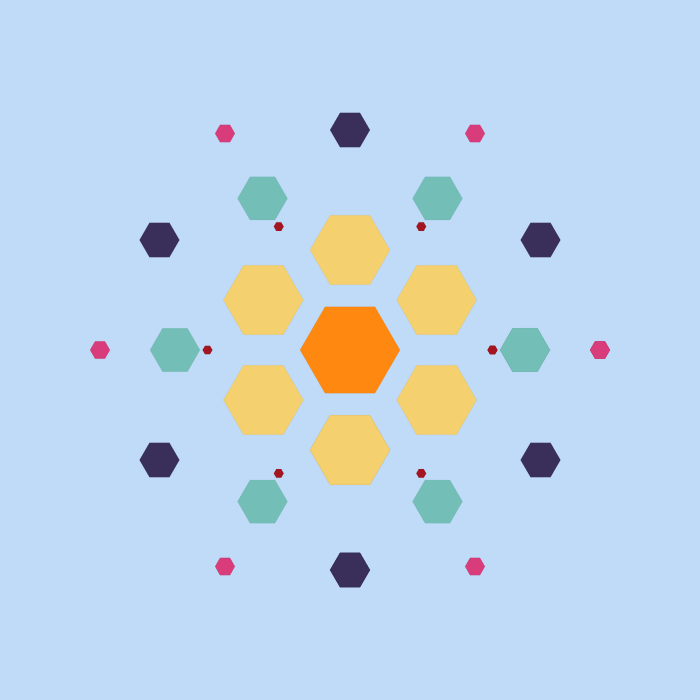
Frame 1 (no input)
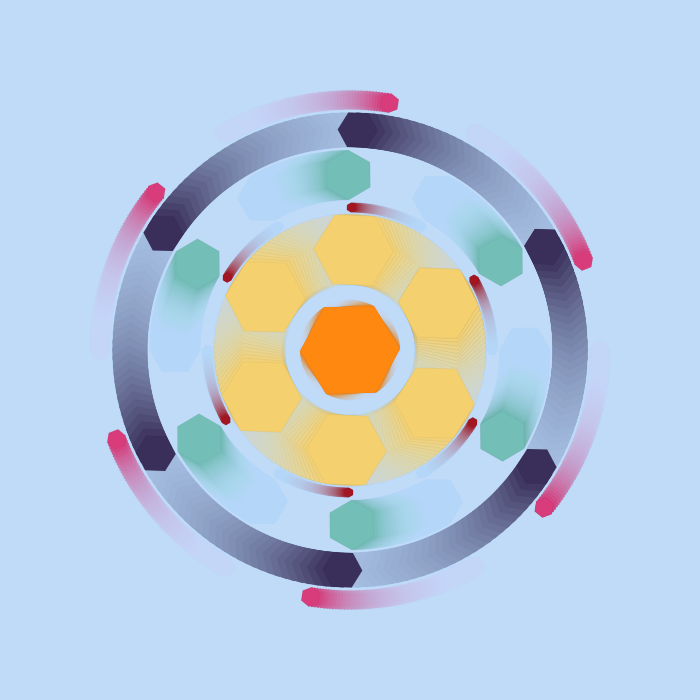
Frame 60 (no input)
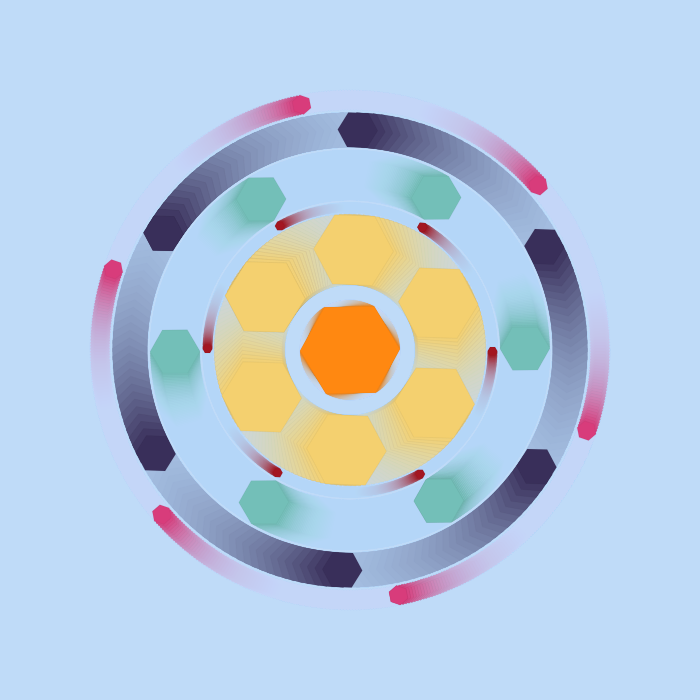
Frame 120 (the mouse pressed at the canvas centre since frame 60)

The p5.js sketch that drew these frames (run headless with seeded random() and noise() and a simulated clock; from frame 60 on, the mouse is pressed at the canvas centre):

// p5.js sketch
// ── sketch.js
let mid = {};
let colors = {};
function setup() {
  //960,720;
  createCanvas(700, 700);
  mid = {
    x: width / 2,
    y: height / 2
  };
  //noLoop();
  setupSeed();
  colors.floralWhite = color("#FFF8F0");
  colors.darkOrange = color("#FF8811");
  colors.orangeYellow = color("#F4D06F");
  colors.moonstoneBlue = color("#73BFB8");
  colors.royalPurple = color("#392F5A");
  colors.fusciaPurple = color("#D83C7B");
  colors.rubyRed = color("#A31621");
  colors.paleAqua = color("#BFDBF7");
  colors.bg = color(colors.paleAqua);
  const bg = color(colors.bg);
  background(bg);
}
let rotation = 0;
function draw() {
  smooth(4);
  noStroke();
  const wipe = color(colors.bg);
  wipe.setAlpha(15);
  fill(wipe);
  rect(0, 0, width, height);

  let ringPoints = [];
  translate(mid.x, mid.y);

  stroke(color(0, 0, 0, 10));
  strokeWeight(1);

  push();
  rotate(radians(rotation * 1));
  fill(colors.darkOrange);
  beginShape();
  polygonPoints(50).forEach(i => vertex(i.x, i.y));
  endShape();
  pop();

  push();
  fill(colors.royalPurple);
  ringPoints = polygonPoints(220, { ao: HALF_PI });
  rotate(radians(-1 * rotation * 2));
  ringPoints.forEach(i => {
    push();
    translate(i.x, i.y);
    drawHex(20);
    pop();
  });
  pop();

  push();
  rotate(radians(-1 * rotation * 0.5));
  fill(colors.rubyRed);
  ringPoints = polygonPoints(142.5);
  ringPoints.forEach(i => {
    push();
    translate(i.x, i.y);
    drawHex(5);
    pop();
  });

  push();
  rotate(radians(-1 * rotation * 1.5));
  fill(colors.orangeYellow);
  ringPoints = polygonPoints(100, { ao: HALF_PI });
  ringPoints.forEach(i => {
    push();
    translate(i.x, i.y);
    drawHex(40);
    pop();
  });
  pop();

  push();
  rotate(radians(rotation));
  fill(colors.moonstoneBlue);
  ringPoints = polygonPoints(175);
  ringPoints.forEach(i => {
    push();
    translate(i.x, i.y);
    drawHex(25);
    pop();
  });

  push();
  rotate(radians(rotation * 0.1625));
  fill(colors.fusciaPurple);
  ringPoints = polygonPoints(250);
  ringPoints.forEach(i => {
    push();
    translate(i.x, i.y);
    drawHex(10);
    pop();
  });

  pop();
  rotation++;
  if (rotation > 360) {
    rotation = 0;
  }
}
function drawHex(radius) {
  beginShape();
  polygonPoints(radius).forEach(i => vertex(i.x, i.y));
  endShape();
}
function polygonPoints(radius, { x = 0, y = 0, npoints = 6, ao = 0 } = {}) {
  var angle = TWO_PI / npoints;
  const results = [];
  for (var a = 0; a < TWO_PI; a += angle) {
    var sx = x + cos(a + ao) * radius;
    var sy = y + sin(a + ao) * radius;
    results.push({ x: sx, y: sy });
  }
  return results;
}
function setupSeed() {
  const fromLocation = new URL(document.location).searchParams.get("seed");
  if (fromLocation) {
    window.seed = parseFloat(fromLocation);
  } else {
    window.seed = ceil(random(0, 1000000));
  }
  console.log(window.seed);
  randomSeed(window.seed);
}
function randomFromArray(arr) {
  const i = Math.floor(random(0, arr.length));
  return arr[i];
}
